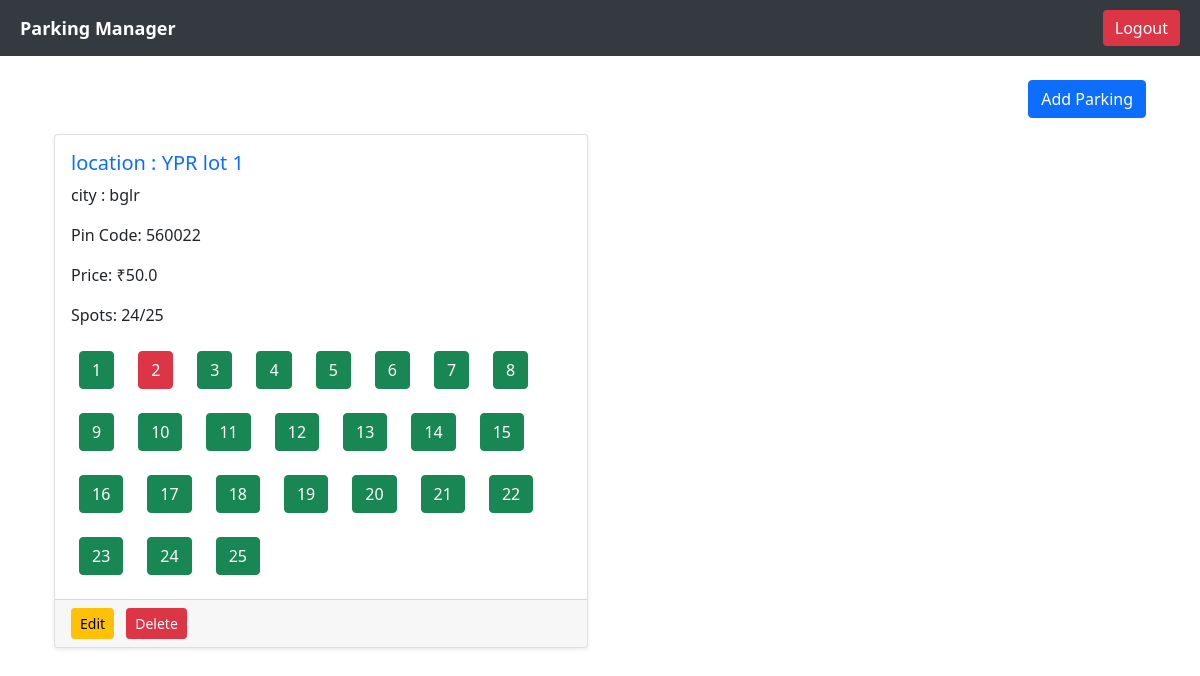
Before: /parking (signed in) with the older database file.
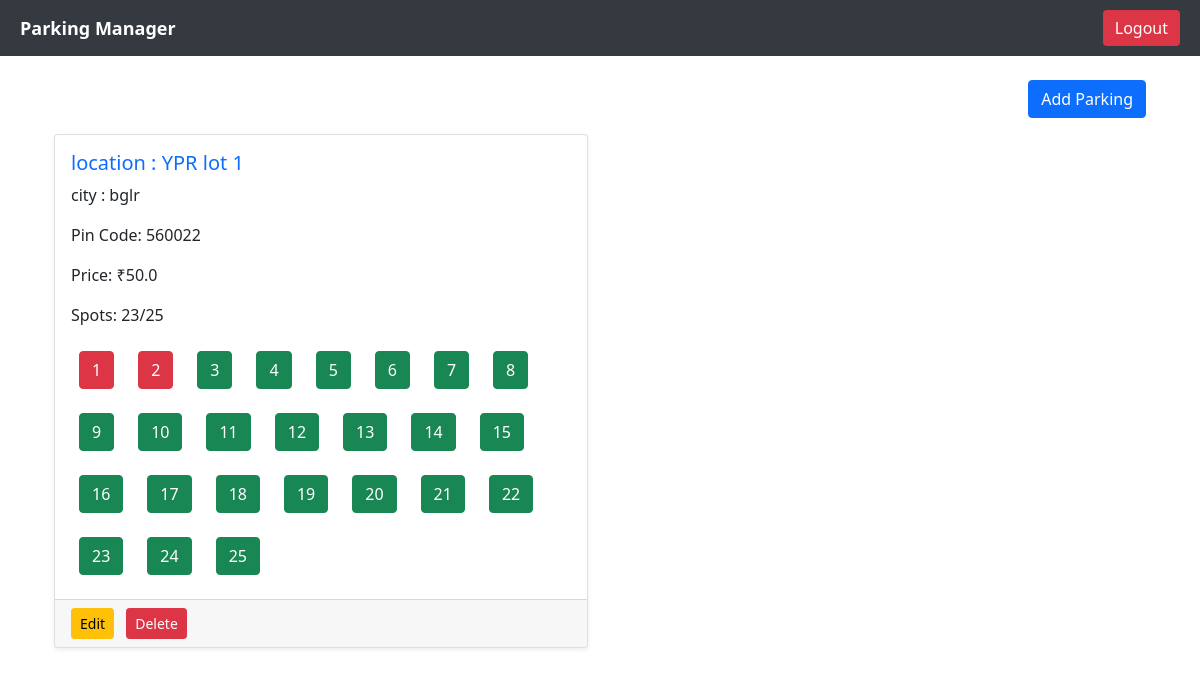
After: the same page with the newer database file.
### app.py (models this page shows)
class Parking(db.Model):
    __tablename__ = "parking"
    id = db.Column(db.Integer, primary_key=True)
    primary_location_name = db.Column(db.String(20), nullable=False)
    address = db.Column(db.String(20), nullable=False)
    pin_code = db.Column(db.String(20), nullable=False)
    price = db.Column(db.Float, nullable=False)
    number_of_spots = db.Column(db.Integer, nullable=False)
    spots = db.relationship(
        "parkingSpot", back_populates="parking", cascade="all, delete-orphan"
    )

### app.py (the view)
@app.route("/parking", methods=["GET", "POST"])
def parking():
    if "username" not in session:
        return redirect(url_for("login"))
    parkings = Parking.query.all()
    parking_spots = {}
    available_counts = {}
    users = User.query.all()
    for parking in parkings:
        spots = parkingSpot.query.filter_by(parking_id=parking.id).all()
        parking_spots[parking.id] = spots
        available_counts[parking.id] = parkingSpot.query.filter_by(
            parking_id=parking.id, status="A"
        ).count()
    return render_template(
        "parking.html",
        parkings=parkings,
        available_counts=available_counts,
        parking_spots=parking_spots,
        users=users,
    )

### templates/parking.html (shortened to what this page needs)
{% extends 'base.html' %}
{% block content %}
<div class="container mt-4">
    <div class="d-flex justify-content-end mb-3">
        <button class="btn btn-primary" data-bs-toggle="modal" data-bs-target="#addParkingModal">
            Add Parking
        </button>
    </div>
    <div class="row row-cols-1 row-cols-md-2 g-4">
        {% for parking in parkings %}
        <div class="col">
            <div class="card shadow-sm h-100">
                <div class="card-body">
                    <h5 class="card-title text-primary">location : {{ parking.primary_location_name }}</h5>
                    <p class="card-text">city : {{ parking.address }}</p>
                    <p class="card-text">Pin Code: {{ parking.pin_code }}</p>
                    <p class="card-text">Price: ₹{{ parking.price }}</p>
                    <p class="card-text">Spots: {{ available_counts[parking.id] }}/{{ parking.number_of_spots }}</p>
                    <div class="d-flex flex-wrap gap-2 mt-3">
                        {% for spot in parking.spots %}
                        <div class="p-2 rounded">
                            <button type="button"
                                class="btn {% if spot.status == 'A' %}btn-success{% else %}btn-danger{% endif %}"
                                data-bs-toggle="modal" data-bs-target="#spotModal{{ spot.id }}">
                                {{ spot.spot_number }}
                            </button>
{% if spot.status == 'O' %}
  {% set current_booking = None %}
  {% set found = false %}
  {% for booking in spot.bookings %}
    {% if not found and booking.status == 'O' %}
      {% set current_booking = booking %}
      {% set found = true %}
    {% endif %}
  {% endfor %}
{% endif %}
{% set found = false %}
                        </div>
                        {% endfor %}
                    </div>
                </div>
                <div class="card-footer d-flex justify-content-between">
                    <div>
                        <a href="/edit_parking/{{ parking.id }}" class="btn btn-warning btn-sm me-2">Edit</a>
<a href="/delete_parking/{{ parking.id }}" class="btn btn-danger btn-sm"
   onclick="return confirm('Are you sure you want to delete this parking?')">Delete</a>
                    </div>
                </div>
            </div>
        </div>
        {% endfor %}
    </div>
</div>
{% endblock %}

Changed rows visible on the page:
computed for Parking "YPR lot 1": available_counts "24" → "23"
changed parkingSpot (number 1 of 25 on the later page): status "A" → "O" (drawn)
